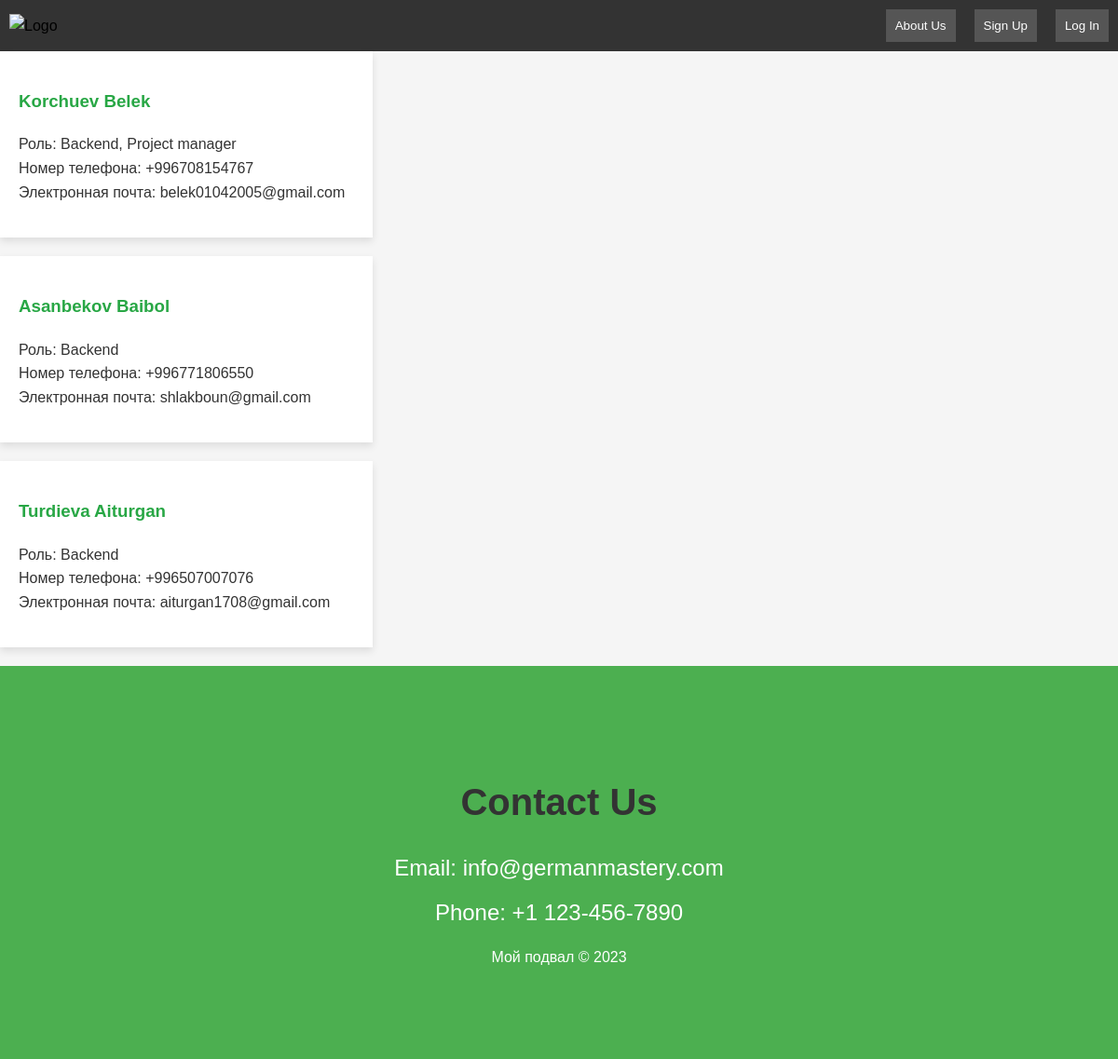
The page /about/ on the database its author committed.
### main_view/models.py (models this page shows, shortened)
class OurInformations(models.Model):
    name = models.CharField(max_length=20,)
    role = models.CharField(max_length=50)
    phone_number = models.CharField(max_length=15)
    email = models.EmailField()
    class Meta:
        verbose_name = 'information'
        verbose_name_plural = 'informations'

### main_view/views.py (the view)
# urls.py: path('about/', AboutUs.as_view(), name='about'),
class AboutUs(generic.View):
    def get(self, request):
        creaters_list = OurInformations.objects.all()
        return render(request, 'main_view/about.html', {'creaters_list': creaters_list})

### templates/main_view/about.html
{% extends 'main_view/base.html' %}
{% block content %}
  {% for i in creaters_list %}
    <div class="card w-75">
      <div class="card-body">
        <h3 class="card-title">{{ i.name }}</h3>
        <p class="card-text">
          Роль: {{ i.role }}<br>
          Номер телефона: {{ i.phone_number }}<br>
          Электронная почта: {{ i.email }}
        </p>
      </div>
    </div>
  {% endfor %}
{% endblock %}

### static/styles.css (style rules this page uses)
body { font-family: Arial, sans-serif; line-height: 1.6; }
h1, h2, h3, h4, h5, h6 { color: #333; }
h3 { color: #28A745; }
body { font-family: 'Arial', sans-serif; margin: 0; padding: 0; background-color: #f5f5f5; color: #333; }
.card { width: 30%; background-color: #fff; padding: 20px; box-shadow: 0 4px 8px rgba(0, 0, 0, 0.1); margin-bottom: 20px; transition: transform 0.3s; }

### rows shown on the page
OurInformations: name "Korchuev Belek", role "Backend, Project manager", phone_number "+996708154767", email "belek01042005@gmail.com"
OurInformations: name "Asanbekov Baibol", role "Backend", phone_number "+996771806550", email "shlakboun@gmail.com"
OurInformations: name "Turdieva Aiturgan", role "Backend", phone_number "+996507007076", email "aiturgan1708@gmail.com"
